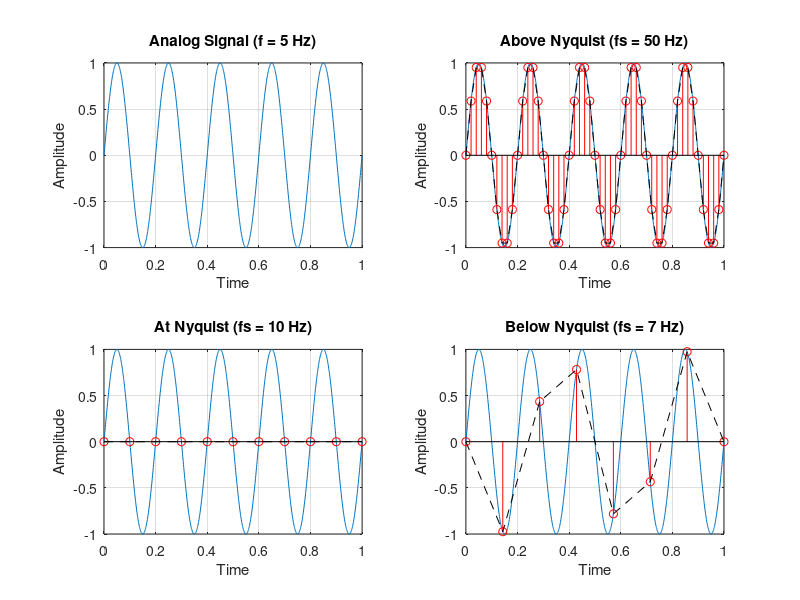

MATLAB code for this plot:
% =========================================================
% Problem 4: Sampling of an Analog Signal
% Samples a sine wave above, at, and below the Nyquist rate
% and compares the results.
% =========================================================

clc;
clear;
close all;

% analog signal
f = 5;                 % signal frequency 5 Hz
t = 0:0.001:1;
x = sin(2*pi*f*t);

% three sampling frequencies
fs1 = 50;              % above nyquist
fs2 = 10;              % at nyquist (2*f)
fs3 = 7;               % below nyquist

% sampling
t1 = 0:1/fs1:1;
x1 = sin(2*pi*f*t1);

t2 = 0:1/fs2:1;
x2 = sin(2*pi*f*t2);

t3 = 0:1/fs3:1;
x3 = sin(2*pi*f*t3);

% plot
figure;

subplot(2,2,1);
plot(t, x);
title('Analog Signal (f = 5 Hz)');
xlabel('Time');
ylabel('Amplitude');
grid on;

subplot(2,2,2);
plot(t, x);
hold on;
stem(t1, x1, 'r');
plot(t1, x1, 'k--');
hold off;
title('Above Nyquist (fs = 50 Hz)');
xlabel('Time');
ylabel('Amplitude');
grid on;

subplot(2,2,3);
plot(t, x);
hold on;
stem(t2, x2, 'r');
plot(t2, x2, 'k--');
hold off;
title('At Nyquist (fs = 10 Hz)');
xlabel('Time');
ylabel('Amplitude');
grid on;

subplot(2,2,4);
plot(t, x);
hold on;
stem(t3, x3, 'r');
plot(t3, x3, 'k--');
hold off;
title('Below Nyquist (fs = 7 Hz)');
xlabel('Time');
ylabel('Amplitude');
grid on;

disp('Nyquist rate = 2 * 5 = 10 Hz');
disp('Samples at Nyquist rate:');
disp(x2);
